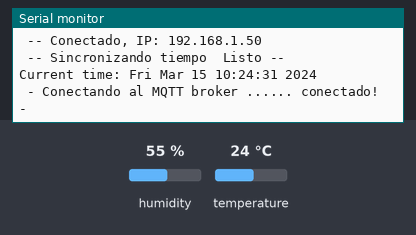
The sketch below on a simulated ESP32. On the bench: the last lines printed to the serial monitor. Inputs (shaded band) come from the test bench; at power-on: humidity 55 %, temperature 24 °C. WiFi joins after 1.5 s; servers stay silent unless stated; the local clock reads 2024-03-15 10:24:30 at power-on unless the sketch sets it; no MQTT or app messages arrive unless stated.

Above: at 2.7 s.
2.8 s: humidity set to 22 %
At 10.9 s:
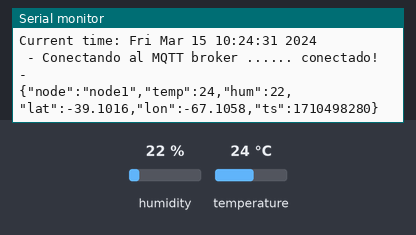
16.7 s: temperature set to 12 °C
At 21.0 s:
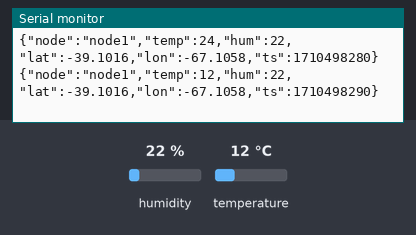
30.6 s: humidity set to 40 %
At 41.0 s:
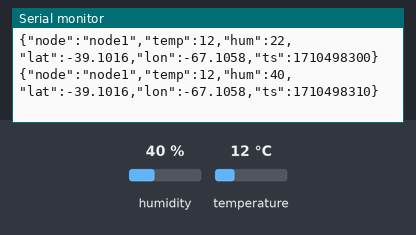

The sketch:

node1.ino
```cpp
#include <Adafruit_Sensor.h>
#include <Adafruit_AHTX0.h>
#include <ArduinoJson.h>
#include <MQTT.h>
#include <time.h>
#include <Wire.h>
#include <WiFi.h>
#include <WiFiClientSecure.h>
//#include <WiFiClient.h>

// ---------------- config por nodo ----------------
const char* nodeId = "node1";
const float nodeLat = -39.1016;
const float nodeLon = -67.1058;
const char* mqtt_user = "node1";  // give every node its own MQTT credentials
const char* mqtt_pass = "123";

// ---------------- wifi ----------------
const char* ssid = "Mas_Doria";
const char* pass = "GENETIk.78";

const char* server = "y1884188.ala.us-east-1.emqxsl.com";
const int port = 8883;  // 1883 = plain MQTT, 8883 = MQTT over TLS

const unsigned long PUBLISH_INTERVAL_MS = 10000;  // read + publish every 30s
unsigned long lastPublish = 0;

char topicData[64];
char topicStatus[64];

WiFiClientSecure wifiClient;
MQTTClient mqtt(512);  // bigger buffer than the 128-byte default, to fit the JSON payload
Adafruit_AHTX0 aht;

// ---------------- WiFi ----------------
void connectWiFi() {
  WiFi.mode(WIFI_STA);
  WiFi.begin(ssid, pass);
  Serial.print("Conectando a wifi");
  while (WiFi.status() != WL_CONNECTED) {
    delay(300);
    Serial.println("Conectando a wifi...");
  }
  Serial.println(" -- Conectado, IP: " + WiFi.localIP().toString());
}

// ---------------- Time (for real unix timestamps in the payload ----------------
void syncTime() {
  configTime(0, 0, "pool.ntp.org", "time.nist.gov");
  Serial.print(" -- Sincronizando tiempo ");
  time_t now = time(nullptr);
  while (now < 1700000000) {  // wait until it looks like a real epoch, not 1970
    delay(300);
    Serial.print(".");
    now = time(nullptr);
  }
  Serial.println(" Listo --");
  Serial.print("Current time: ");
  Serial.println(ctime(&now));
}

// ---------------- conectamos al MQTT broker ------------------
void connectMQTT() {
  Serial.print(" - Conectando al MQTT broker ...");
  while (!mqtt.connect(nodeId, mqtt_user, mqtt_pass)) {
    Serial.println(".");
    delay(300);
  }
  Serial.println("... conectado! -");

  // Publish a retained "online" the moment we (re)connect.
  mqtt.publish(topicStatus, "online", true, 1);
}

void ahtInit() {
  // inicio Protocolo I2C para el sensor
  Wire.begin(21, 22);
  Wire.setClock(100000);

  Serial.println(" -- Inicializando I2C... ");

  // Init Sensor AHT10
  if (!aht.begin()) {
    Serial.println(" -- No se encontró el sensor AHT10 -- ");
    while (1) {
      delay(10);
    }
  }
  Serial.println(" AHT10 inicializado correctamente --");
}

void publishSensorData() {
  sensors_event_t humidity, temp;
  aht.getEvent(&humidity, &temp);

  JsonDocument doc;
  doc["node"] = nodeId;
  doc["temp"] = round(temp.temperature * 10) / 10.0;
  doc["hum"] = round(humidity.relative_humidity * 10) / 10.0;
  doc["lat"] = nodeLat;
  doc["lon"] = nodeLon;
  doc["ts"] = (unsigned long)time(nullptr);

  String payload;
  serializeJson(doc, payload);

  // retained = true -> a freshly loaded webpage sees the last reading
  // immediately, instead of waiting up to PUBLISH_INTERVAL_MS for the next one.
  mqtt.publish(topicData, payload, true, 1);

  Serial.println(payload);
}

void setup() {
  Serial.begin(115200);

  ahtInit();
  connectWiFi();

  syncTime();
  //wifiClient.setInsecure();
  mqtt.begin(server, port, wifiClient);

  snprintf(topicData, sizeof(topicData), "nodes/%s/data", nodeId);
  snprintf(topicStatus, sizeof(topicStatus), "nodes/%s/status", nodeId);
  mqtt.setWill(topicStatus, "offline", true, 1);  // Last Will: if this node drops off without disconnecting cleanly, the broker publishes this on its behalf - the website marks the node offline


  const char* root_ca = R"EOF(
-----BEGIN CERTIFICATE-----
MIIDjjCCAnagAwIBAgIQAzrx5qcRqaC7KGSxHQn65TANBgkqhkiG9w0BAQsFADBh
MQswCQYDVQQGEwJVUzEVMBMGA1UEChMMRGlnaUNlcnQgSW5jMRkwFwYDVQQLExB3
d3cuZGlnaWNlcnQuY29tMSAwHgYDVQQDExdEaWdpQ2VydCBHbG9iYWwgUm9vdCBH
MjAeFw0xMzA4MDExMjAwMDBaFw0zODAxMTUxMjAwMDBaMGExCzAJBgNVBAYTAlVT
MRUwEwYDVQQKEwxEaWdpQ2VydCBJbmMxGTAXBgNVBAsTEHd3dy5kaWdpY2VydC5j
b20xIDAeBgNVBAMTF0RpZ2lDZXJ0IEdsb2JhbCBSb290IEcyMIIBIjANBgkqhkiG
9w0BAQEFAAOCAQ8AMIIBCgKCAQEAuzfNNNx7a8myaJCtSnX/RrohCgiN9RlUyfuI
2/Ou8jqJkTx65qsGGmvPrC3oXgkkRLpimn7Wo6h+4FR1IAWsULecYxpsMNzaHxmx
1x7e/dfgy5SDN67sH0NO3Xss0r0upS/kqbitOtSZpLYl6ZtrAGCSYP9PIUkY92eQ
q2EGnI/yuum06ZIya7XzV+hdG82MHauVBJVJ8zUtluNJbd134/tJS7SsVQepj5Wz
tCO7TG1F8PapspUwtP1MVYwnSlcUfIKdzXOS0xZKBgyMUNGPHgm+F6HmIcr9g+UQ
vIOlCsRnKPZzFBQ9RnbDhxSJITRNrw9FDKZJobq7nMWxM4MphQIDAQABo0IwQDAP
BgNVHRMBAf8EBTADAQH/MA4GA1UdDwEB/wQEAwIBhjAdBgNVHQ4EFgQUTiJUIBiV
5uNu5g/6+rkS7QYXjzkwDQYJKoZIhvcNAQELBQADggEBAGBnKJRvDkhj6zHd6mcY
1Yl9PMWLSn/pvtsrF9+wX3N3KjITOYFnQoQj8kVnNeyIv/iPsGEMNKSuIEyExtv4
NeF22d+mQrvHRAiGfzZ0JFrabA0UWTW98kndth/Jsw1HKj2ZL7tcu7XUIOGZX1NG
Fdtom/DzMNU+MeKNhJ7jitralj41E6Vf8PlwUHBHQRFXGU7Aj64GxJUTFy8bJZ91
8rGOmaFvE7FBcf6IKshPECBV1/MUReXgRPTqh5Uykw7+U0b6LJ3/iyK5S9kJRaTe
pLiaWN0bfVKfjllDiIGknibVb63dDcY3fe0Dkhvld1927jyNxF1WW6LZZm6zNTfl
MrY=
-----END CERTIFICATE-----
  )EOF";

  wifiClient.setCACert(root_ca);

  //wifiClient.setInsecure();  // DEV ONLY: skips certificate validation - pin EMQX's CA for production
}


void loop() {
  mqtt.loop();

  if (!mqtt.connected()) {
    connectMQTT();
  }

  if (millis() - lastPublish >= PUBLISH_INTERVAL_MS) {
    lastPublish = millis();
    publishSensorData();
  }
}
```

Measured:
- after the input at 2.8 s, the serial monitor: prints a new line after 7.3 s (image 1)
- after the input at 16.7 s, the serial monitor: prints a new line after 3.4 s (image 2)
- after the input at 30.6 s, the serial monitor: prints a new line after 9.5 s (image 3)
